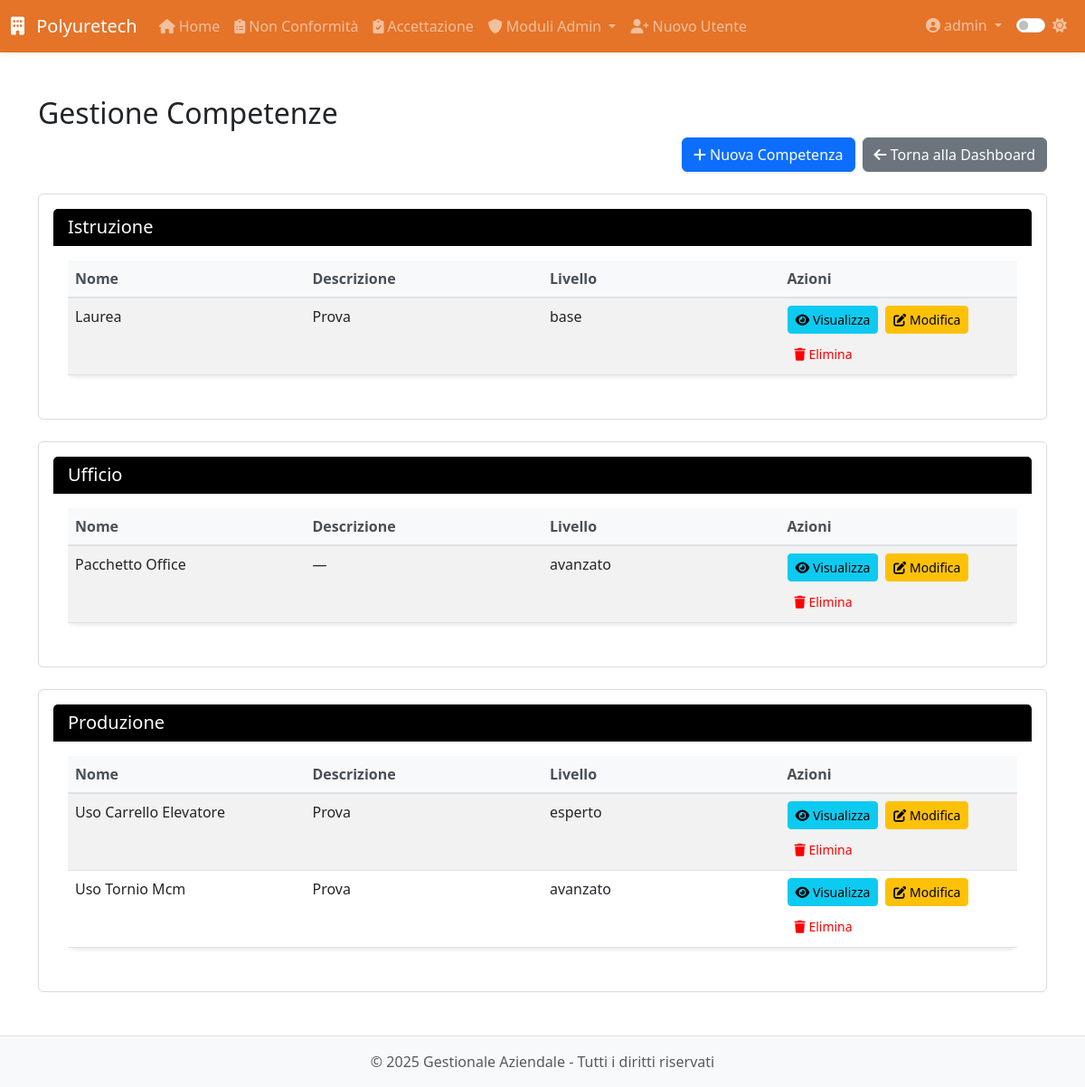
The app's page /modulo8/modulo8/competenze (signed in), older data.
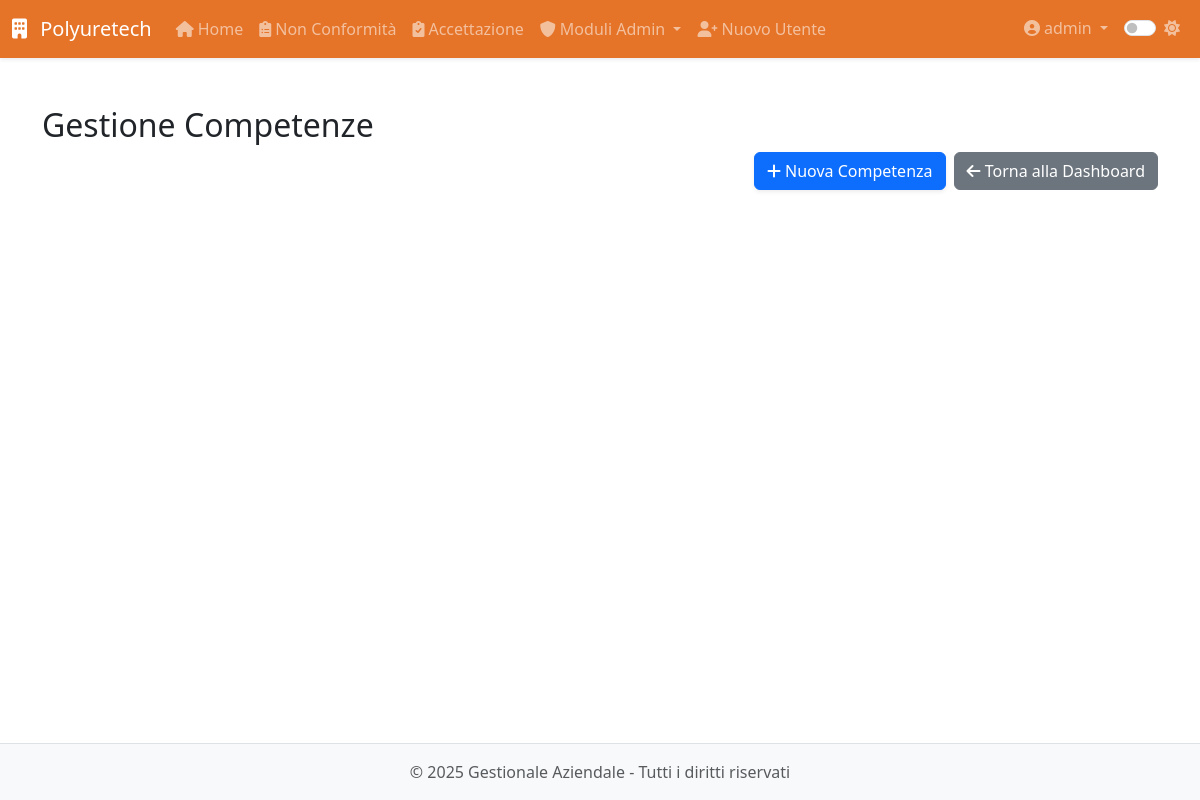
The same page, newer data.
### app/models.py (models this page shows, shortened)
class Competenza(db.Model):
    __tablename__ = 'competenza'
    id = db.Column(db.Integer, primary_key=True)
    nome = db.Column(db.String(64), nullable=False, unique=True)
    descrizione = db.Column(db.Text)
    livello = db.Column(db.String(20))  # base, intermedio, avanzato
    area = db.Column(db.String(64))     # tecnica, amministrativa, etc.
    created_at = db.Column(db.DateTime, default=datetime.utcnow)
    created_by_id = db.Column(db.Integer, db.ForeignKey('users.id'))
    dipendenti_associati = db.relationship('DipendenteCompetenza',
                                         back_populates='competenza',
                                         overlaps="competenze,dipendenti")
    performance = db.relationship('Performance', back_populates='competenza', cascade='all, delete-orphan')

### app/routes/modulo8.py (the view)
@modulo8.route('/modulo8/competenze')
@login_required
@admin_required
def competenze():
    comps = Competenza.query.order_by(Competenza.nome).all()
    return render_template(
        'modulo8/competenze/form.html',
        competenze=comps
    )

### app/models.py (called while the page is built)
@login_manager.user_loader
def load_user(id):
    return User.query.get(int(id))

    def is_admin(self):
        return self.role == 'admin'

### app/utils.py (called while the page is built)
def admin_required(f):
    @wraps(f)
    def decorated_function(*args, **kwargs):
        if not current_user.is_admin:
            abort(403)
        return f(*args, **kwargs)
    return decorated_function

### app/templates/modulo8/competenze/form.html (shortened to what this page needs)
{% extends 'base.html' %}
{% block content %}
<div class="module-view">
  <h2>Gestione Competenze</h2>
  <div class="d-flex justify-content-end gap-2 mb-4">
    <a href="{{ url_for('modulo8.nuova_competenza') }}" class="btn btn-primary">
      <i class="fas fa-plus"></i> Nuova Competenza
    </a>
    <a href="{{ url_for('modulo8.dashboard') }}" class="btn btn-secondary">
      <i class="fas fa-arrow-left"></i> Torna alla Dashboard
    </a>
  </div>
  {% set aree = competenze|map(attribute='area')|unique|list %}
  {% for area in aree %}
    <div class="card mb-4">
      <div class="card-header bg-primary text-white">
        <h5 class="mb-0">{{ area or 'Non Specificata' }}</h5>
      </div>
      <div class="card-body">
        <div class="table-responsive">
          <table class="table table-striped table-competenze">
            <thead>
              <tr>
                <th>Nome</th>
                <th>Descrizione</th>
                <th>Livello</th>
                <th>Azioni</th>
              </tr>
            </thead>
            <tbody>
              {% for comp in competenze if comp.area == area %}
                <tr>
                  <td>{{ comp.nome }}</td>
                  <td>{{ comp.descrizione or '—' }}</td>
                  <td>{{ comp.livello or '—' }}</td>
                  <td>
                    <div class="d-flex gap-2 flex-wrap">
                      <a href="{{ url_for('modulo8.visualizza_competenza', id=comp.id) }}" class="btn btn-sm btn-info">
                        <i class="fas fa-eye"></i> Visualizza
                      </a>
                      <a href="{{ url_for('modulo8.modifica_competenza', id=comp.id) }}" class="btn btn-sm btn-warning">
                        <i class="fas fa-edit"></i> Modifica
                      </a>
                      <button type="button" class="btn btn-sm btn-danger" data-bs-toggle="modal" data-bs-target="#deleteModal{{ comp.id }}">
                        <i class="fas fa-trash"></i> Elimina
                      </button>
                    </div>
                  </td>
                </tr>
              {% endfor %}
            </tbody>
          </table>
        </div>
      </div>
    </div>
  {% endfor %}
</div>
{% endblock %}

Row changes from the older to the newer data that the page shows:
removed Competenza: area "Istruzione", nome "Laurea", descrizione "Prova", livello "base"
removed Competenza: area "Ufficio", nome "Pacchetto Office", descrizione "—", livello "avanzato"
removed Competenza: area "Produzione", nome "Uso Carrello Elevatore", descrizione "Prova", livello "esperto"
removed Competenza: nome "Uso Tornio Mcm", descrizione "Prova", livello "avanzato", shown under "Produzione"
